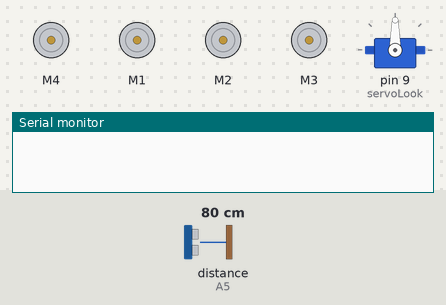
The sketch below on a simulated Arduino Uno, built with avr-gcc and run on an emulated ATmega328P. Parts: 4 × DC motor (green arrow = forward, orange = backward, longer = faster), servo, the last lines printed to the serial monitor. Wiring (inferred from the names in the program): ultrasonic range finder: trigger A4; echo A5. The test bench sets the inputs (shaded band); at power-on: distance to the obstacle (sensor on A5) 80 cm. The echo pulse lasts 58.3 µs per cm.

Above: at 0.05 s.
At 1.15 s:
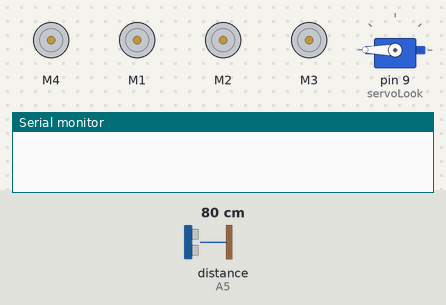
At 2.3 s:
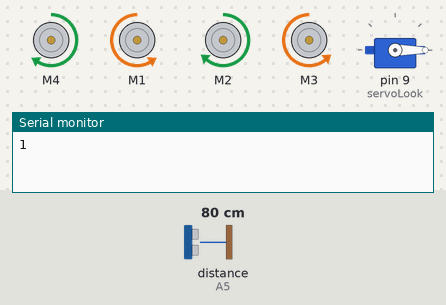
At 3.95 s:
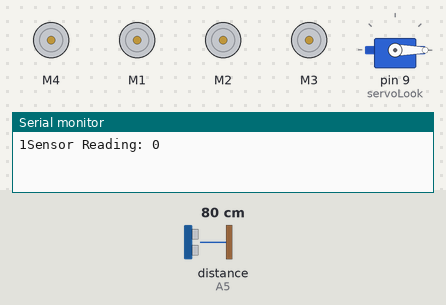
Timing chart, 0 to 9.1 s (numbered marks = the images above):
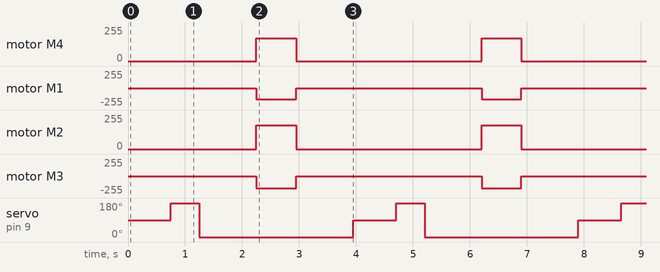

Measured:
- by itself, motor M4: alternates forward 170/255 for 0.70 s and stopped for 3.3 s
- by itself, motor M1: alternates backward 170/255 for 0.70 s and stopped for 3.3 s
- by itself, motor M2: alternates forward 180/255 for 0.70 s and stopped for 3.3 s
- by itself, motor M3: alternates backward 180/255 for 0.70 s and stopped for 3.3 s
- by itself, servo on pin 9 (servoLook): repeats every 4.0 s: 0° 2.7 s, 90° 0.75 s, 180° 0.50 s

The sketch:

obstacle_avoidance_robot.ino
```cpp
//The DIY Life
//Michael Klements
//29 June 2020

#include <AFMotor.h>                              //Import library to control motor shield
#include <Servo.h>                                //Import library to control the servo

//Create an object to control each motor
AF_DCMotor rightBack(4);   // M4
AF_DCMotor rightFront(1);  // M1
AF_DCMotor leftFront(2);   // M2
AF_DCMotor leftBack(3);    // M3 (reversed)


Servo servoLook;                                  //Create an object to control the servo
//Assign the ultrasonic sensor pins
const byte trig = A4;
const byte echo = A5;

byte maxDist = 150;                               //Maximum sensing distance (Objects further than this distance are ignored)
byte stopDist = 50;                               //Minimum distance from an object to stop in cm
float timeOut = 2*(maxDist+10)/100/340*1000000;   //Maximum time to wait for a return signal

byte motorSpeed = 120;                             //The maximum motor speed
int motorOffset = 10;                             //Factor to account for one side being more powerful
int turnSpeed = 50;                               //Amount to add to motor speed when turning


void setup()
{
  rightBack.setSpeed(motorSpeed);                 //Set the motors to the motor speed
  rightFront.setSpeed(motorSpeed);
  leftFront.setSpeed(motorSpeed+motorOffset);
  leftBack.setSpeed(motorSpeed+motorOffset);
  rightBack.run(RELEASE);                         //Ensure all motors are stopped
  rightFront.run(RELEASE);
  leftFront.run(RELEASE);
  leftBack.run(RELEASE);
  servoLook.attach(9);                           //Assign the servo pin
  pinMode(trig,OUTPUT);                           //Assign ultrasonic sensor pin modes
  pinMode(echo,INPUT);
  Serial.begin(9600);

}

void loop()
{
  servoLook.write(90);                            //Set the servo to look straight ahead
  delay(750);
  int distance = getDistance();                   //Check that there are no objects ahead
  if(distance >= stopDist)                        //If there are no objects within the stopping distance, move forward
  {
    moveForward();
  }
  while(distance >= stopDist)                     //Keep checking the object distance until it is within the minimum stopping distance
  {
    distance = getDistance();
    delay(250);
  }
  stopMove();                                     //Stop the motors
  int turnDir = checkDirection();                 //Check the left and right object distances and get the turning instruction
  Serial.print(turnDir);
  switch (turnDir)                                //Turn left, turn around or turn right depending on the instruction
  {
    case 0:                                       //Turn left
      turnLeft (400);
      break;
    case 1:                                       //Turn around
      turnLeft (700);
      break;
    case 2:                                       //Turn right
      turnRight (400);
      break;
  }
  Serial.print("Sensor Reading: ");
  Serial.println(distance);

  delay(1000);

}

void accelerate()                                 //Function to accelerate the motors from 0 to full speed
{
  for (int i=0; i<motorSpeed; i++)                //Loop from 0 to full speed
  {
    rightBack.setSpeed(i);                        //Set the motors to the current loop speed
    rightFront.setSpeed(i);
    leftFront.setSpeed(i+motorOffset);
    leftBack.setSpeed(i+motorOffset);
    delay(10);
  }
}

void decelerate()                                 //Function to decelerate the motors from full speed to zero
{
  for (int i=motorSpeed; i!=0; i--)               //Loop from full speed to 0
  {
    rightBack.setSpeed(i);                        //Set the motors to the current loop speed
    rightFront.setSpeed(i);
    leftFront.setSpeed(i+motorOffset);
    leftBack.setSpeed(i+motorOffset);
    delay(10);
  }
}

void moveForward()                                //Set all motors to run forward
{
  rightBack.run(BACKWARD);
  rightFront.run(BACKWARD);
  leftFront.run(BACKWARD);
  leftBack.run(FORWARD);
}

void stopMove()                                   //Set all motors to stop
{
  rightBack.run(RELEASE);
  rightFront.run(RELEASE);
  leftFront.run(RELEASE);
  leftBack.run(RELEASE);
}

void turnLeft(int duration)                                 //Set motors to turn left for the specified duration then stop
{
  rightBack.setSpeed(motorSpeed+turnSpeed);                 //Set the motors to the motor speed
  rightFront.setSpeed(motorSpeed+turnSpeed);
  leftFront.setSpeed(motorSpeed+motorOffset+turnSpeed);
  leftBack.setSpeed(motorSpeed+motorOffset+turnSpeed);

  rightBack.run(FORWARD);
  rightFront.run(BACKWARD);
  leftFront.run(FORWARD);
  leftBack.run(BACKWARD);

  delay(duration);
  rightBack.setSpeed(motorSpeed);                           //Set the motors to the motor speed
  rightFront.setSpeed(motorSpeed);
  leftFront.setSpeed(motorSpeed+motorOffset);
  leftBack.setSpeed(motorSpeed+motorOffset);
  rightBack.run(RELEASE);
  rightFront.run(RELEASE);
  leftFront.run(RELEASE);
  leftBack.run(RELEASE);

}

void turnRight(int duration)                                //Set motors to turn right for the specified duration then stop
{
  rightBack.setSpeed(motorSpeed+turnSpeed);                 //Set the motors to the motor speed
  rightFront.setSpeed(motorSpeed+turnSpeed);
  leftFront.setSpeed(motorSpeed+motorOffset+turnSpeed);
  leftBack.setSpeed(motorSpeed+motorOffset+turnSpeed);

  rightBack.run(BACKWARD);
  rightFront.run(FORWARD);
  leftFront.run(BACKWARD);
  leftBack.run(FORWARD);

  delay(duration);
  rightBack.setSpeed(motorSpeed);                           //Set the motors to the motor speed
  rightFront.setSpeed(motorSpeed);
  leftFront.setSpeed(motorSpeed+motorOffset);
  leftBack.setSpeed(motorSpeed+motorOffset);
  rightBack.run(RELEASE);
  rightFront.run(RELEASE);
  leftFront.run(RELEASE);
  leftBack.run(RELEASE);
}

int getDistance()                                   //Measure the distance to an object
{
  unsigned long pulseTime;                          //Create a variable to store the pulse travel time
  int distance;                                     //Create a variable to store the calculated distance
  digitalWrite(trig, HIGH);                         //Generate a 10 microsecond pulse
  delayMicroseconds(10);
  digitalWrite(trig, LOW);
  pulseTime = pulseIn(echo, HIGH, timeOut);         //Measure the time for the pulse to return
  distance = (float)pulseTime * 340 / 2 / 10000;    //Calculate the object distance based on the pulse time
  return distance;
}

int checkDirection()                                            //Check the left and right directions and decide which way to turn
{
  int distances [2] = {0,0};                                    //Left and right distances
  int turnDir = 1;                                              //Direction to turn, 0 left, 1 reverse, 2 right
  servoLook.write(180);                                         //Turn servo to look left
  delay(500);
  distances [0] = getDistance();                                //Get the left object distance
  servoLook.write(0);                                           //Turn servo to look right
  delay(1000);
  distances [1] = getDistance();                                //Get the right object distance
  if (distances[0]>=200 && distances[1]>=200)                   //If both directions are clear, turn left
    turnDir = 0;
  else if (distances[0]<=stopDist && distances[1]<=stopDist)    //If both directions are blocked, turn around
    turnDir = 1;
  else if (distances[0]>=distances[1])                          //If left has more space, turn left
    turnDir = 0;
  else if (distances[0]<distances[1])                           //If right has more space, turn right
    turnDir = 2;
  return turnDir;
}
```
